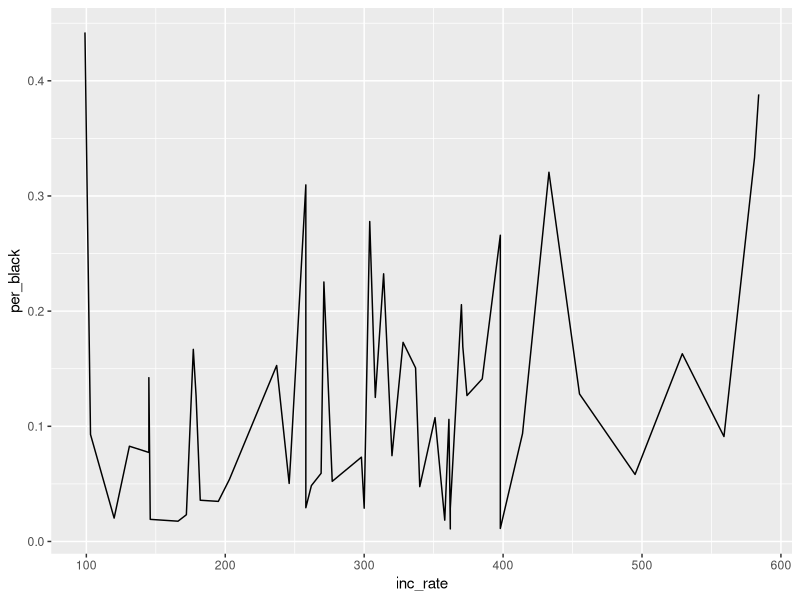

This chart was generated by the following R code:
# R file

library(readxl)
library(openxlsx)
library(tidyverse)


df <- read.xlsx("Marijuana_arrests_data.xlsx")

library(ggplot2)
ggplot(df, aes(x=inc_rate, y= per_black, fill=inc_rate)) +  
  geom_line()


head(df)
